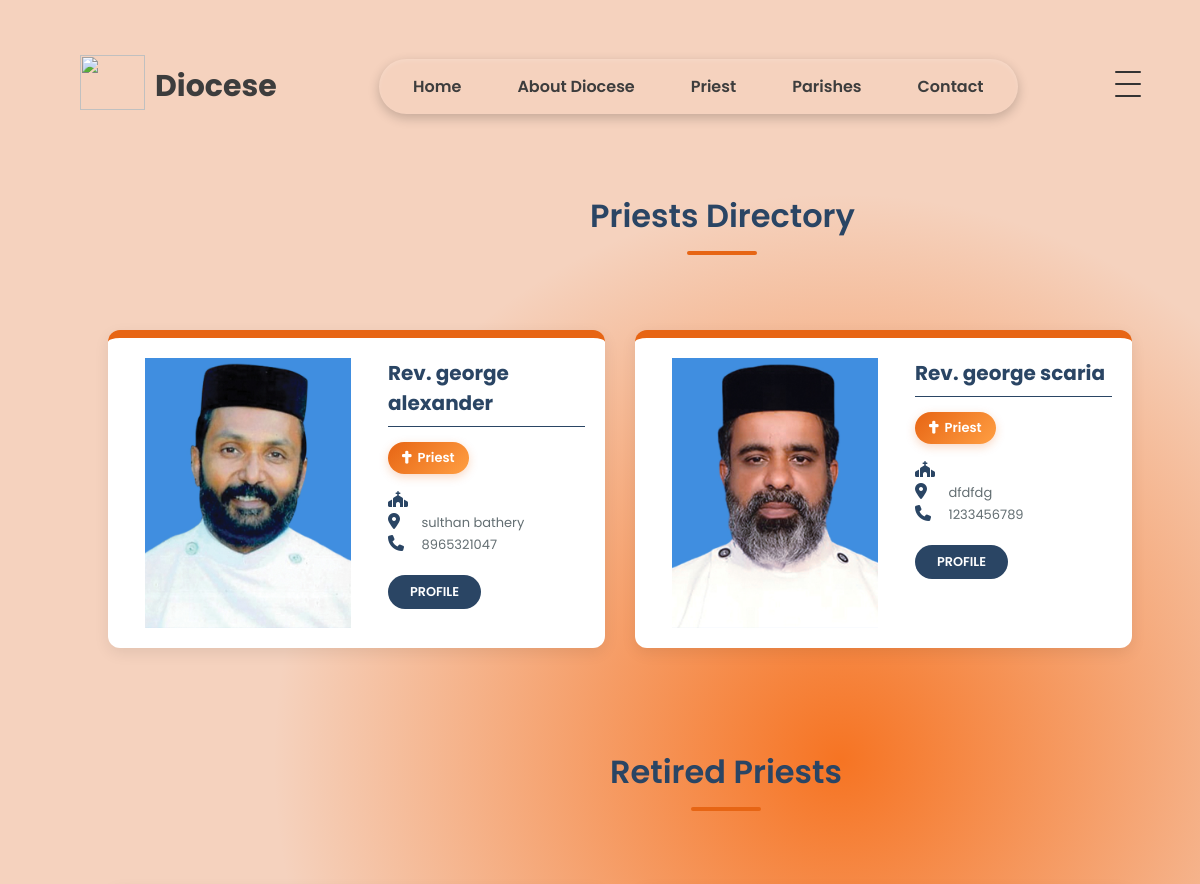
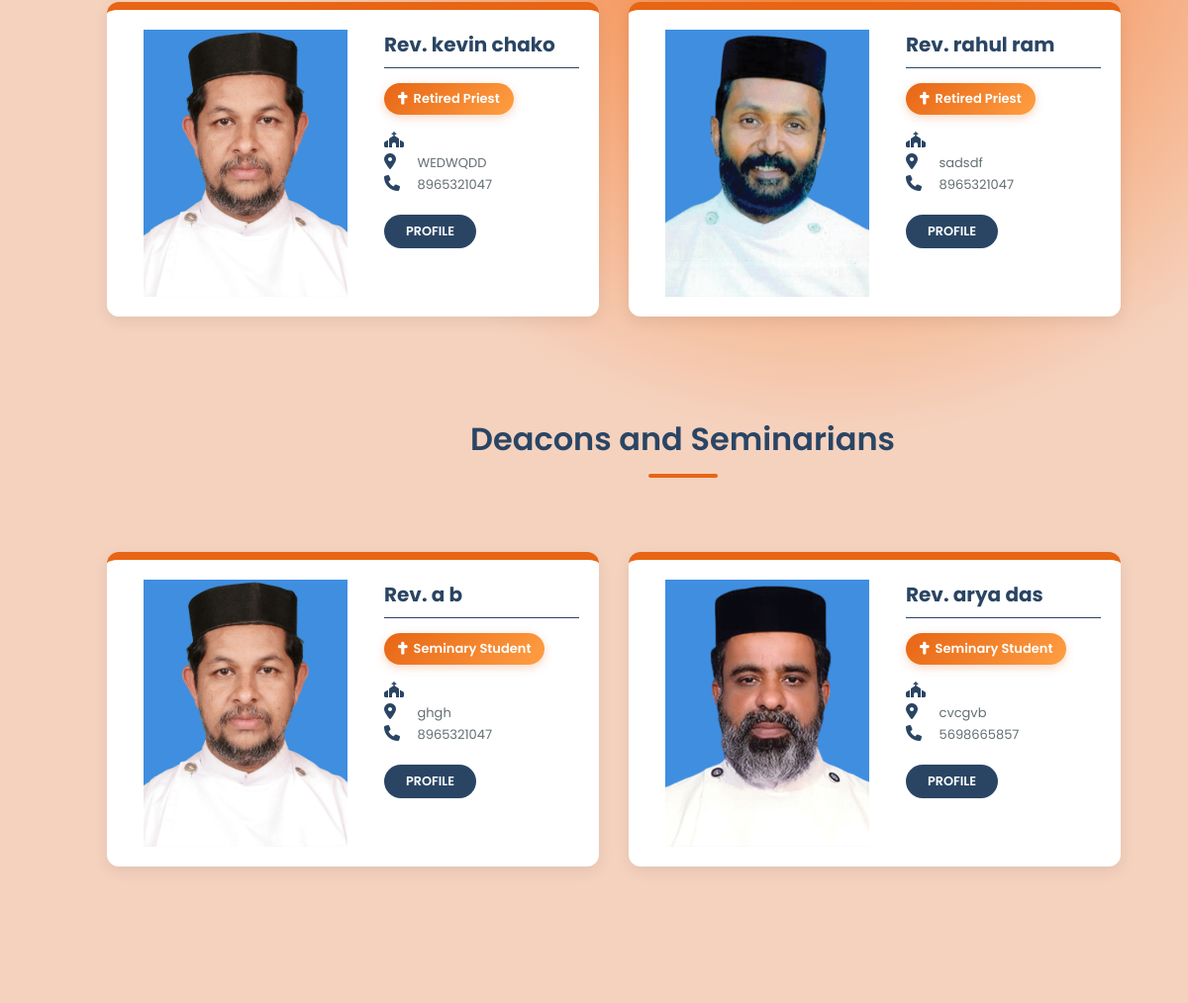
The app's page /priest/ (upper part), older data (2 pictures, top to bottom).
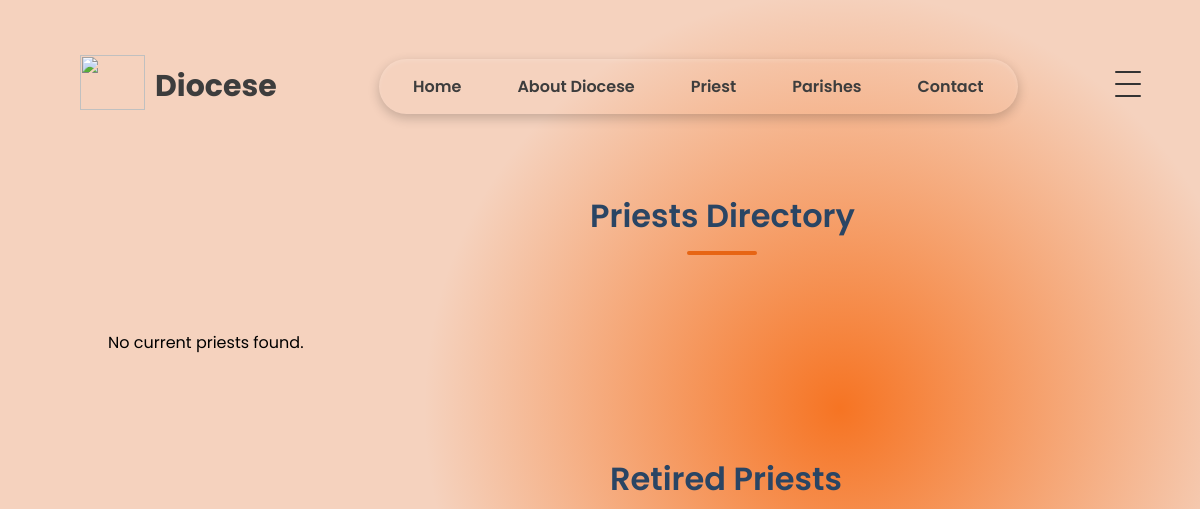
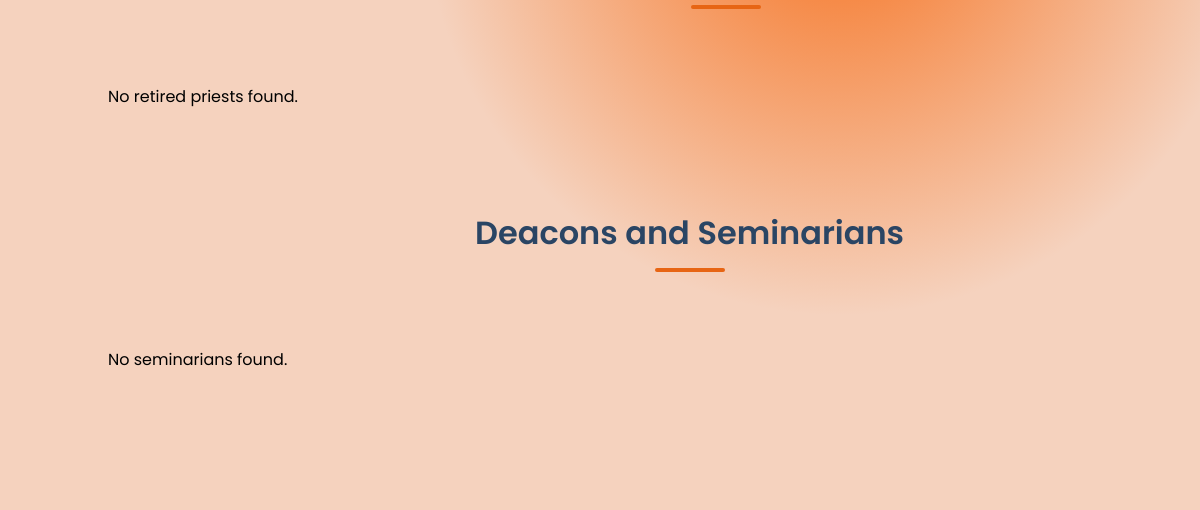
The same page, newer data (2 pictures, top to bottom).
### dioceseapp/models.py (models this page shows, shortened)
class Priest(models.Model):
    POSITION_CHOICES = [
        ('priest', 'Priest'),
        ('retired_priest', 'Retired Priest'),
        ('seminary_student', 'Seminary Student'),
    ]
    first_name = models.CharField(max_length=100)
    last_name = models.CharField(max_length=100)
    slug = models.SlugField(max_length=255, unique=True, blank=True)
    position = models.CharField(
        max_length=20,
        choices=POSITION_CHOICES,
        default='priest'
    )
    home_parish = models.CharField(max_length=200, blank=True, null=True)
    ordained_on = models.DateField(
        blank=True,
        null=True
    )
    blood_group = models.CharField(
        max_length=5,
        blank=True,
        null=True
    )
    retired_on = models.DateField(
        blank=True,
        null=True,
        verbose_name="Retired (Vicar) On"
    )
    pastoral_experience = RichTextUploadingField(
    blank=True,
    null=True,
    verbose_name="Pastoral Experience"
    )
    address = models.TextField(
        blank=True,
        null=True
    )
    phone = models.CharField(
        max_length=15,
        blank=True,
        null=True
    )
    email = models.EmailField(
        blank=True,
        null=True
    )
    image = models.ImageField(
        upload_to='priests/',
        blank=True,
        null=True
    )
    description = RichTextUploadingField(
        blank=True,
        null=True
    )

### dioceseapp/views.py (the view)
# urls.py: path('priest/',views.priest,name='priest'),
def priest(request):
    priests = Priest.objects.filter(
        position='priest'
    ).order_by('first_name')
    retired_priests = Priest.objects.filter(
        position='retired_priest'
    ).order_by('first_name')
    students = Priest.objects.filter(
        position='seminary_student'
    ).order_by('first_name')
    return render(
        request,
        'diocese/priest.html',
        {
            'priests': priests,
            'retired_priests': retired_priests,
            'students': students,
        }
    )

### template/diocese/priest.html (shortened to what this page needs)
{% load static %}
{% include 'header.html' %}
<section class="priest-section">
    <h2 class="section-title-priest">
        Priests Directory
    </h2>
    <div class="priest-dir-grid">
        {% for priest in priests %}
        <div class="priest-dir-card">
            <div class="priest-dir-img-box">
                {% if priest.image %}
                    <img src="{{ priest.image.url }}"
                         alt="{{ priest.first_name }}">
                {% else %}
                    <img src="{% static 'images/member.jpg' %}"
                         alt="Profile">
                {% endif %}
            </div>
            <div class="priest-dir-info-box">
                <h2 class="priest-dir-name">
                    Rev. {{ priest.first_name }} {{ priest.last_name }}
                </h2>
                <p class="priest-dir-role">
                    <i class="fas fa-cross"></i>
                    {{ priest.get_position_display }}
                </p>
                <p class="priest-dir-text">
                    <i class="fas fa-church church-icon"></i>
                </p>
                <p class="priest-dir-text">
                    <i class="fas fa-location-dot location-icon"></i>
                    {{ priest.address }}
                </p>
                <p class="priest-dir-text">
                    <i class="fas fa-phone phone-icon"></i>
                    {{ priest.phone }}
                </p>
                <a href="{% url 'priest_details' priest.slug %}"
                   class="priest-dir-profile-btn">
                    PROFILE
                </a>
            </div>
        </div>
        {% empty %}
        <p>No current priests found.</p>
        {% endfor %}
    </div>
</section>
<section class="priest-section">
<h2 class="section-title-retired">
    Retired Priests
</h2>
<div class="priest-dir-grid">
{% for priest in retired_priests %}
<div class="priest-dir-card">
    <div class="priest-dir-img-box">
        {% if priest.image %}
            <img src="{{ priest.image.url }}"alt="{{ priest.first_name }}">
        {% else %}
            <img src="{% static 'images/member.jpg' %}"alt="Profile">
        {% endif %}
    </div>
    <div class="priest-dir-info-box">
        <h2 class="priest-dir-name">
            Rev. {{ priest.first_name }} {{ priest.last_name }}
        </h2>
        <p class="priest-dir-role">
            <i class="fas fa-cross"></i>
            {{ priest.get_position_display }}
        </p>
        <p class="priest-dir-text">
            <i class="fas fa-church church-icon"></i>
        </p>
        <p class="priest-dir-text">
            <i class="fas fa-location-dot location-icon"></i>
            {{ priest.address }}
        </p>
        <p class="priest-dir-text">
            <i class="fas fa-phone phone-icon"></i>
            {{ priest.phone }}
        </p>
        <a href="{% url 'priestretired_details' priest.slug %}"
           class="priest-dir-profile-btn">PROFILE</a>
</div>
</div>
{% empty %}
<p>No retired priests found.</p>
{% endfor %}
</div>
</section>
<section class="priest-section">
<h2 class="section-title-students">Deacons and Seminarians</h2>
<div class="priest-dir-grid">
{% for priest in students %}
<div class="priest-dir-card">
<div class="priest-dir-img-box">
{% if priest.image %}
<img src="{{ priest.image.url }}"alt="{{ priest.first_name }}">
{% else %}
<img src="{% static 'images/member2.jpg' %}"alt="Profile">
{% endif %}
</div>
<div class="priest-dir-info-box">
<h2 class="priest-dir-name">
Rev. {{ priest.first_name }} {{ priest.last_name }}
</h2>
<p class="priest-dir-role">
<i class="fas fa-cross"></i>
{{ priest.get_position_display }}
</p>
<p class="priest-dir-text">
<i class="fas fa-church church-icon"></i>
</p>
<p class="priest-dir-text">
<i class="fas fa-location-dot location-icon"></i>
{{ priest.address }}
</p>
<p class="priest-dir-text">
<i class="fas fa-phone phone-icon"></i>
{{ priest.phone }}
</p>
<a href="{% url 'priest_details' priest.slug %}"
class="priest-dir-profile-btn">PROFILE</a>
</div>
</div>
{% empty %}
<p>No seminarians found.</p>
{% endfor %}
</div>
</section>
</div>
</body>
</html>

### template/header.html (shortened to what this page needs)
{% load static %}
<!DOCTYPE html>
<html lang="en">
<head>
<link rel="stylesheet" href="{% static 'css/style2.css' %}">
<link rel="stylesheet" href="https://cdnjs.cloudflare.com/ajax/libs/font-awesome/6.5.1/css/all.min.css">
</head>
<body>
<div class="container">
 <div class="navbar">
    <div class="logo">
        <div class="logo-circle">
            <img src="{% static 'images/image.png' %}" style="height:55px;width:65px;">
        </div>
        <h3 class="logo-title">Diocese</h3>
    </div>
      <div class="nav-links">
       <a href="{% url 'index' %}">Home</a>
       <div class="dropdown">
        <a href="#">About Diocese</a>
    </div>
        <a href="{% url 'priest' %}">Priest</a>
        <a href="{% url 'parish' %}">Parishes</a>
        <a href="{% url 'contact' %}">Contact</a>
    </div>
        <div class="nav-right">
            <div class="sidebar-toggle" id="sidebarToggleBtn">
                <div class="toggle-icon">
                    <span></span>
                    <span></span>
                    <span></span>
                </div>
            </div>
        </div>
    </div>

### template/footer.html (shortened to what this page needs)
{% load static %}

Row changes from the older to the newer data that the page shows:
removed Priest: image (picture), first_name "george", last_name "alexander", position "Priest", address "sulthan bathery", phone "8965321047", shown under "Priests Directory"
removed Priest: image (picture), first_name "george", last_name "scaria", position "Priest", address "dfdfdg", phone "1233456789", shown under "Priests Directory"
removed Priest: image (picture), first_name "kevin", last_name "chako", position "Retired Priest", address "WEDWQDD", phone "8965321047", shown under "Retired Priests"
removed Priest: image (picture), first_name "rahul", last_name "ram", position "Retired Priest", address "sadsdf", phone "8965321047", shown under "Retired Priests"
removed Priest: image (picture), first_name "a", last_name "b", position "Seminary Student", address "ghgh", phone "8965321047", shown under "Deacons and Seminarians"
removed Priest: image (picture), first_name "arya", last_name "das", position "Seminary Student", address "cvcgvb", phone "5698665857", shown under "Deacons and Seminarians"
Text that changed along with them:
text now shown: "No current priests found. No retired priests found. No seminarians found."
